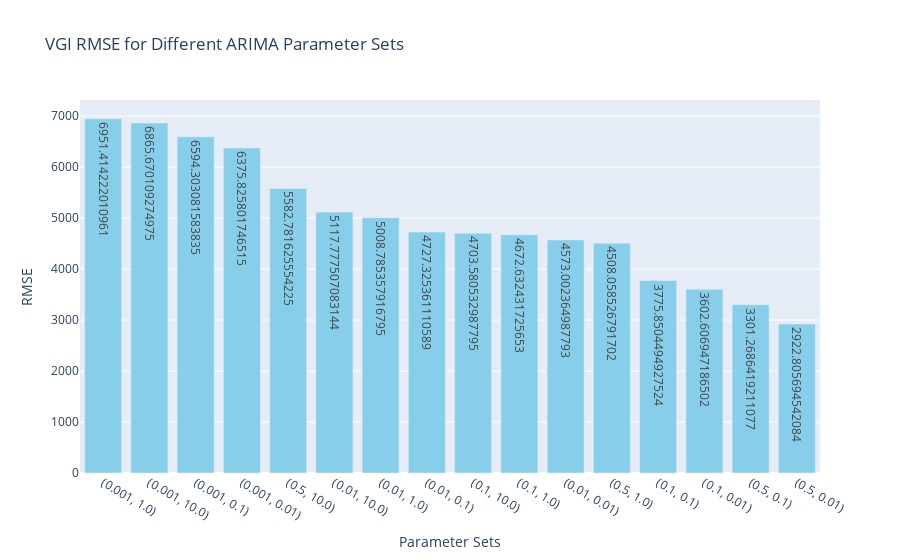

Notebook cell for this chart:
### Code cell
tuning_results = tuning_results.sort_values(by="rmse",ascending=False)
tuning_results['params'] = tuning_results.apply(lambda row: (row['changepoint_prior_scale'], row['seasonality_prior_scale']), axis=1)
# Create a bar plot using plotly.graph_objects
fig = go.Figure()

fig.add_trace(go.Bar(
    # not conver have wire error 
    x=tuning_results['params'].astype(str),
    y=tuning_results['rmse'],
    text=tuning_results['rmse'],
    hoverinfo='text',
    marker=dict(color='skyblue'),
))

# Customize the layout if needed
fig.update_layout(
    title=f'{stock_target} RMSE for Different ARIMA Parameter Sets',
    xaxis=dict(title='Parameter Sets', type='category'),
    yaxis=dict(title='RMSE'),
)

# Show the plot
fig.show()

### Figure 1 — Plotly figure (JSON) as saved in the notebook; plotly's stock layout.template omitted (floating-point values rounded to 4 significant figures)
{"data": [{"hoverinfo": "text", "marker": {"color": "skyblue"}, "text": [6951.0, 6866.0, 6594.0, 6376.0, 5583.0, 5118.0, 5009.0, 4727.0, 4704.0, 4673.0, 4573.0, 4508.0, 3776.0, 3603.0, 3301.0, 2923.0], "type": "bar", "x": ["(0.001, 1.0)", "(0.001, 10.0)", "(0.001, 0.1)", "(0.001, 0.01)", "(0.5, 10.0)", "(0.01, 10.0)", "(0.01, 1.0)", "(0.01, 0.1)", "(0.1, 10.0)", "(0.1, 1.0)", "(0.01, 0.01)", "(0.5, 1.0)", "(0.1, 0.1)", "(0.1, 0.01)", "(0.5, 0.1)", "(0.5, 0.01)"], "y": [6951.0, 6866.0, 6594.0, 6376.0, 5583.0, 5118.0, 5009.0, 4727.0, 4704.0, 4673.0, 4573.0, 4508.0, 3776.0, 3603.0, 3301.0, 2923.0]}], "layout": {"title": {"text": "VGI RMSE for Different ARIMA Parameter Sets"}, "xaxis": {"title": {"text": "Parameter Sets"}, "type": "category"}, "yaxis": {"title": {"text": "RMSE"}}}}
